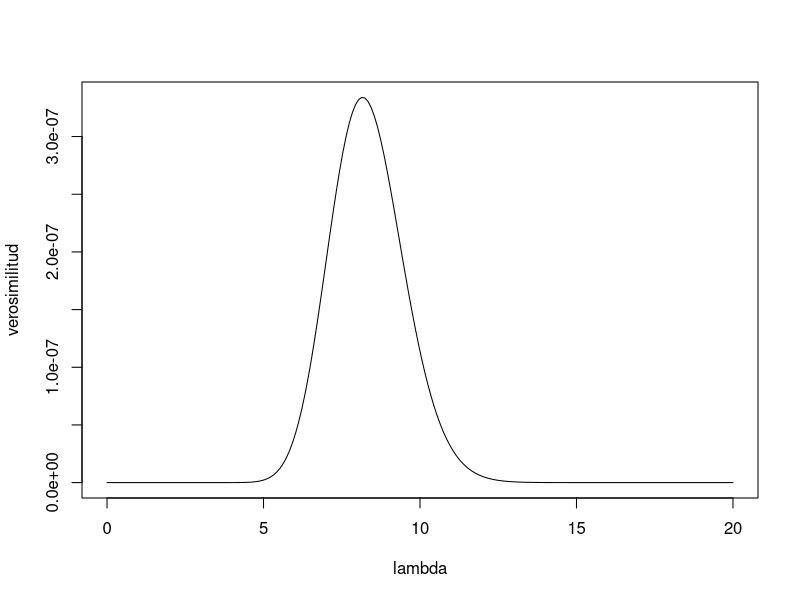
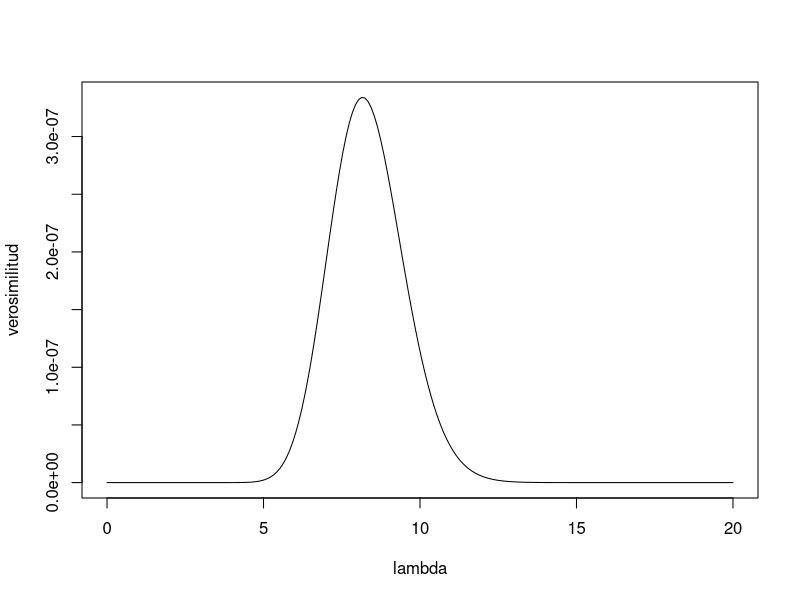

R code for these plots, in order:
# Cantidad de mensajes observados
mensajes <- c(7, 3, 8, 9, 10, 12)

# Opción 1: Escribiendo la función de verosimilitud analíticamente
n <- length(mensajes)
total <- sum(mensajes)
producto_factoriales <- prod(factorial(mensajes))

# Grilla de valores para 'lambda'
# Teoréticamente, el soporte del parámetro es (0, infty). Lo acotamos en 20.
lambda <- seq(0, 20, length.out = 200)

# Cálculo de la verosimilitud
verosimilitud <- exp(-n * lambda) * lambda ^ total / producto_factoriales

# Visualización de la verosimilitud para los valores de lambda en la grilla
plot(lambda, verosimilitud, type = "l")

# Opción 2: Utilizando 'dpois'.
# Para cada valor observado, se evalúa la pmf de la Poisson en una grilla
# de valores de lambda.
# Luego se multiplican los resultados de la pmf en los valores observados,
# para cada valor de lambda.
# Nota: Hay que verificar bien que R está reciclando los argumentos de
# la manera esperada
mensajes_matriz <- matrix(rep(mensajes, 200), nrow = 200, byrow = TRUE)
pmf <- dpois(mensajes_matriz, lambda)
verosimilitud <- apply(pmf, 1, prod)
plot(lambda, verosimilitud, type = "l")
